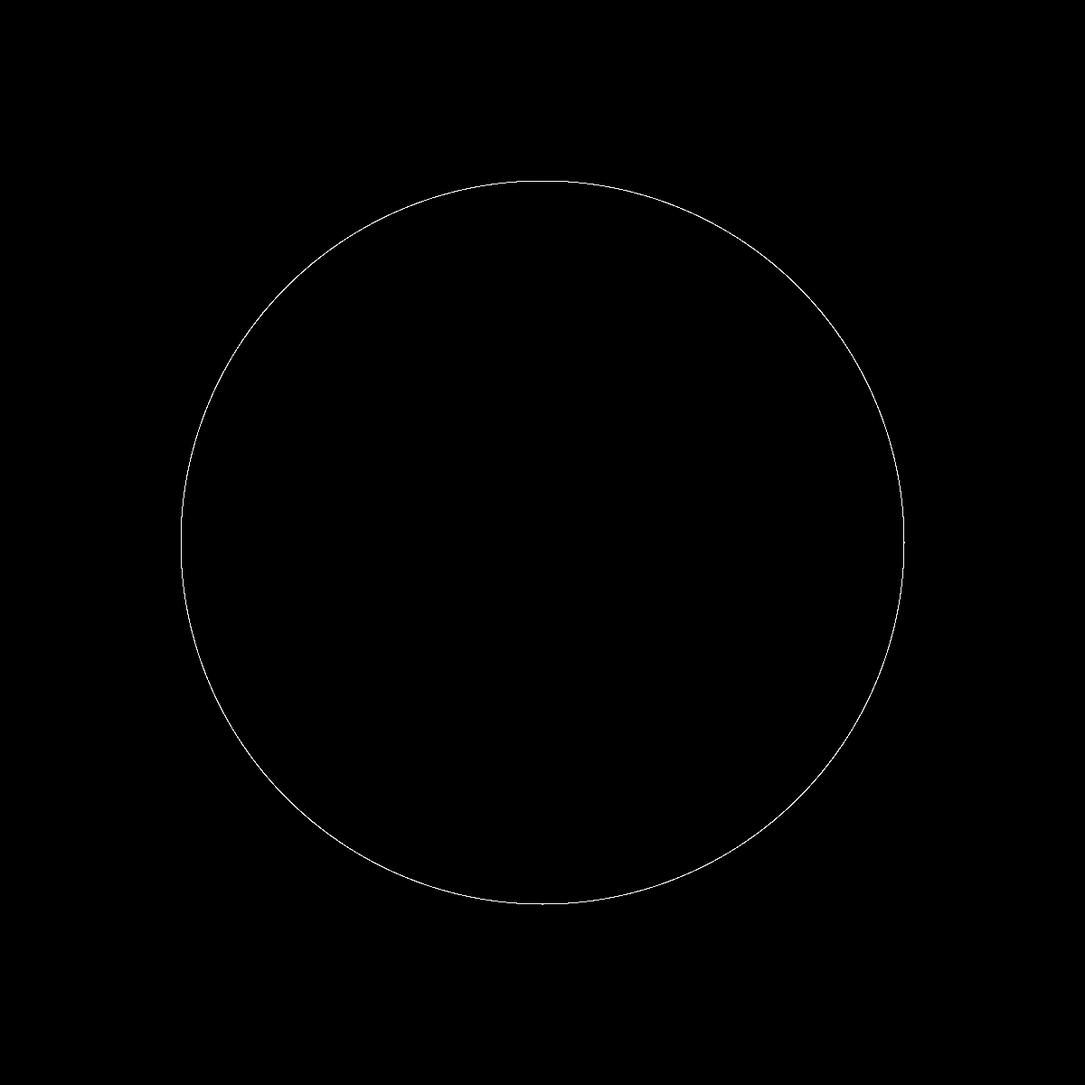
Frame 1 (no input)
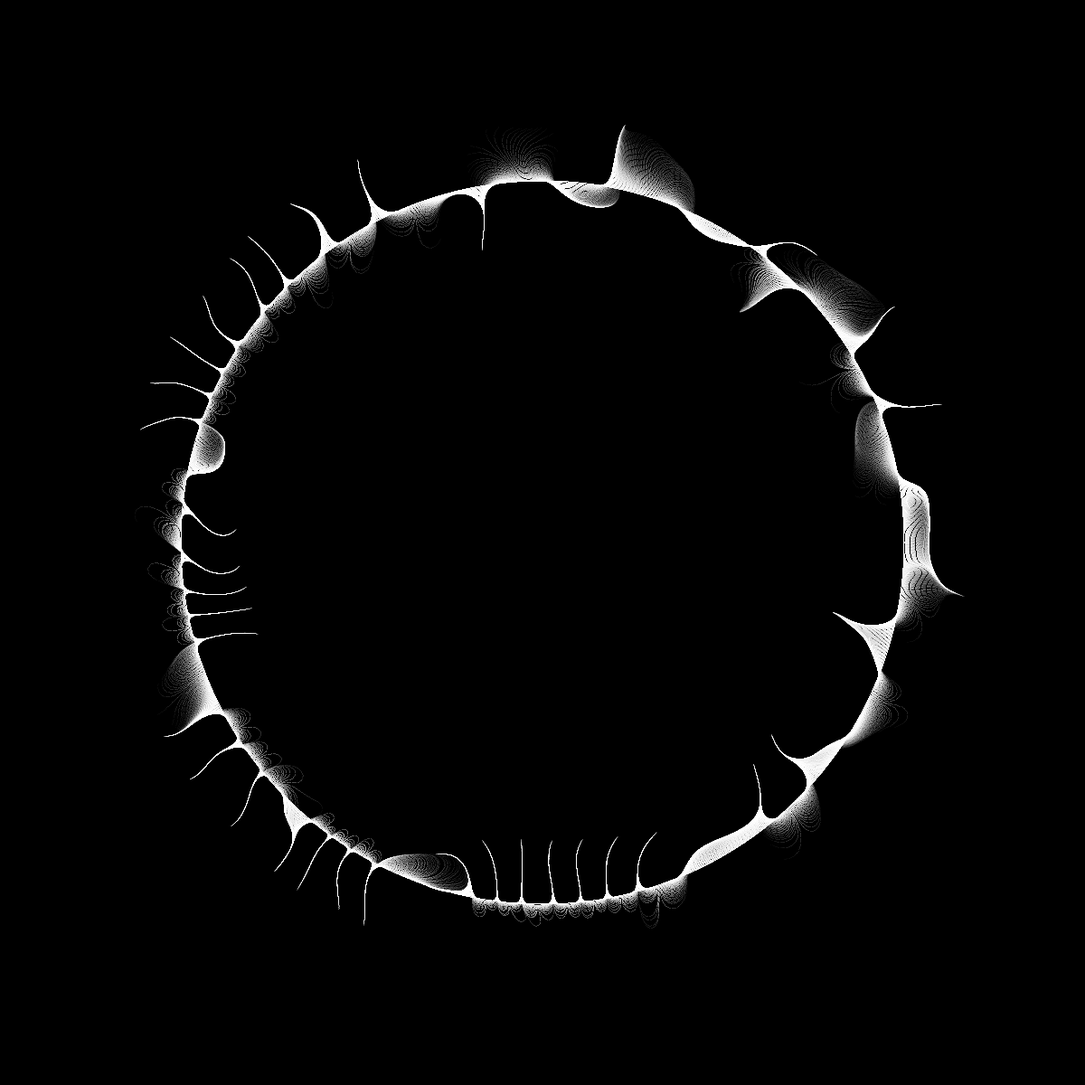
Frame 60 (the mouse pressed at the canvas centre just before this capture)
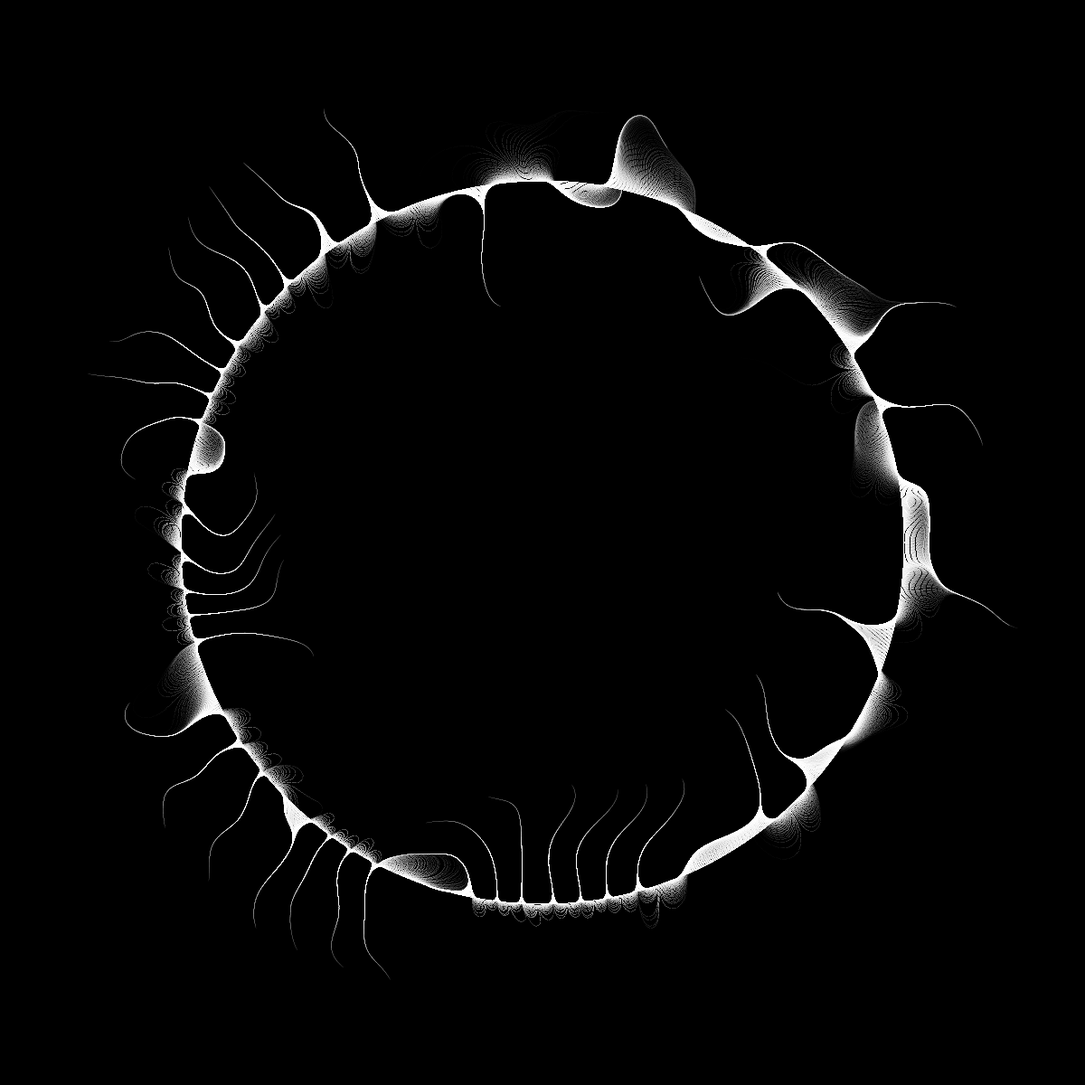
Frame 120 (the mouse held since frame 60 and released just before this capture)

The Processing sketch that drew these frames (run headless with seeded random() and noise(); from frame 60 on, the mouse is pressed at the canvas centre):

// Processing sketch: ghostCircles
// ── ghostCircles.pde
ArrayList<Particle> particles;
ArrayList<Particle> circles;
float squiggliness = 0.002;
float margin;
boolean theEnd = false;
int r;
float noiseFactor;

int count;

void setup() {
  size(1200, 1200);
  colorMode(HSB, 100);
  
  r = width/3;
  margin = width/40;

  background(0);
  updateParticles();

  noiseFactor = random(10, 50);
}

void draw() {
  if (theEnd) {
    noLoop();
  } else {
    for (Particle p : particles) {
      p.drawParticle();
      p.move();
    }
  }
  
  count ++;
  if(count%200==0){
    noiseFactor = random(10, 50);
    updateParticles();
  }
}


void updateParticles() {
  particles = new ArrayList<Particle>();
  float xCenter = width/2;
  float yCenter = height/2;
  int n = r*20;
  //circle based distribution
  for (int i = 0; i < n; i++) {
    float theta = map(i, 0, n, -PI, PI);
    //float rScale = (noise(0.1*i)-0.5)*2;
    //float rangeScale = 0.9;
    //float x_ = xCenter + (r*rangeScale+r*rScale*(1-rangeScale))*cos(theta);
    PVector pos = new PVector(xCenter + r*cos(theta), yCenter + r*sin(theta));
    float s_ = 1;
    particles.add(new Particle(pos, s_, r));
  }
  
  //line based distribution
  //for (int i = 0; i < n; i++) {
  //  float x_ = map(i,0,n-1,0,width);
  //  float y_ = yCenter;
  //  float s_ = 1;
  //  particles.add(new Particle(x_, y_, s_, r));
  //}
  
  r -= margin;
  if (r < margin*2) {
    theEnd = true;
  }
}

boolean intersectsWithOtherCircles(float x_, float y_, float r_) {
  for (Particle c : circles) {
    if (dist(c.pos.x, c.pos.y, x_, y_) < c.r + r_ + margin) {
      return true;
    }
  }
  circles.add( new Particle(new PVector(x_, y_), r_, int(r_)));
  return false;
}

// ── Particle.pde
class Particle {
  PVector pos;
  float size;
  float alpha;
  float dist;
  int r;

  Particle(PVector pos_, float s_, int r_) {
    this.pos = pos_;
    this.size = s_;
    this.alpha = 100;
    this.dist = 1.2;
    this.r = r_;
  }

  void move() {
    float theta = noise(this.pos.x * squiggliness, this.pos.y * squiggliness)*PI*noiseFactor;
    PVector v = PVector.fromAngle(theta).setMag(this.dist);
    this.pos.add(v);
    //this.dist *= 0.999;
    this.alpha *= 0.985;
    this.size *= 0.985;
  }

  void drawParticle() {
    stroke(100, this.alpha);
    strokeWeight(this.size);
    point(this.pos.x, this.pos.y);
  }
}
